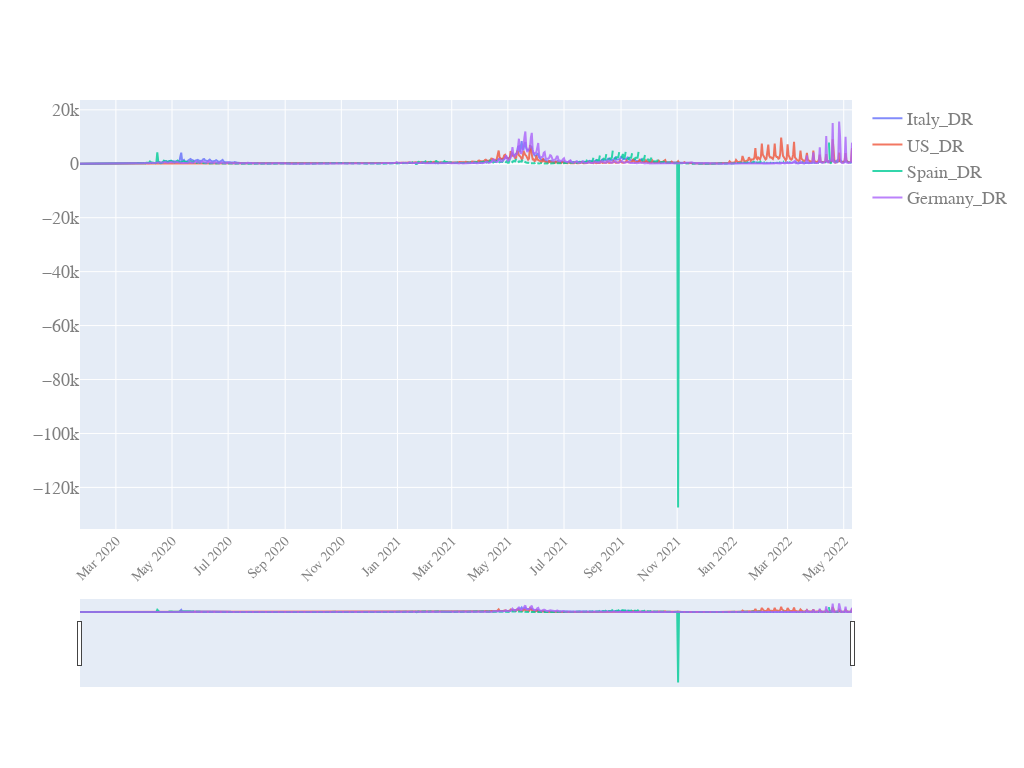

Notebook code for this chart:
### Code cell
start_pos = 40
quick_plot(df_analyse.date,
           df_analyse.iloc[start_pos:,[11, 12, 13, 14]],
           y_scale='linear',
           slider = True)

### Figure 1 — Plotly figure (JSON) as saved in the notebook; plotly's stock layout.template omitted (floating-point values rounded to 4 significant figures; data arrays with more than 128 entries replaced by an {"elided": "..."} marker saying what was removed)
{"data": [{"name": "Italy_DR", "opacity": 0.8, "type": "scatter", "x": {"elided": "880 str values"}, "y": {"elided": "840 float values"}}, {"name": "US_DR", "opacity": 0.8, "type": "scatter", "x": {"elided": "880 str values"}, "y": {"elided": "840 float values"}}, {"name": "Spain_DR", "opacity": 0.8, "type": "scatter", "x": {"elided": "880 str values"}, "y": {"elided": "840 float values"}}, {"name": "Germany_DR", "opacity": 0.8, "type": "scatter", "x": {"elided": "880 str values"}, "y": {"elided": "840 float values"}}], "layout": {"autosize": true, "font": {"color": "#7f7f7f", "family": "PT Sans, monospace", "size": 18}, "height": 768, "width": 1024, "xaxis": {"nticks": 20, "rangeslider": {"visible": true}, "tickangle": -45, "tickfont": {"color": "#7f7f7f", "size": 14}}, "yaxis": {"type": "linear"}}}
